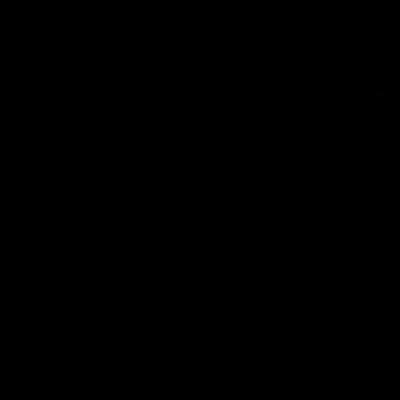
Frame 1 (no input)
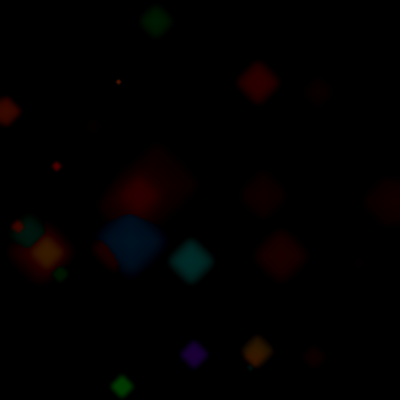
Frame 60 (the mouse pressed at the canvas centre just before this capture)
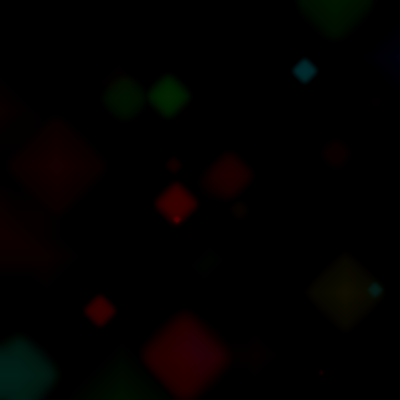
Frame 120 (the mouse held since frame 60 and released just before this capture)

The Processing sketch that drew these frames (run headless with seeded random() and noise(); from frame 60 on, the mouse is pressed at the canvas centre):

// Processing sketch: processing_3434
// ── processing_3434.pde

void setup() {
  size(400,400);
  background(0);
  noStroke();
  colorMode(HSB,1);
}

void draw() {
  fill(pow(random(1),4),1,pow(random(1),2));
  ellipse(random(width),random(height),2,2);
  filter(BLUR);
  filter(DILATE); // also interesting if you reverse the filters...
}
